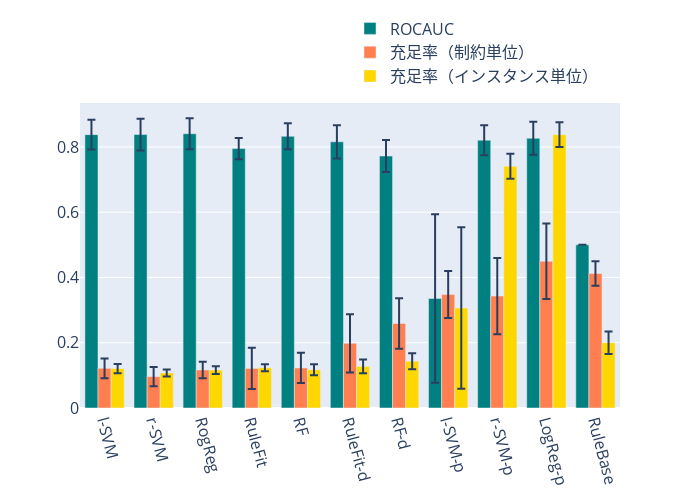

Notebook code cell kept with this figure:
### Code cell
import pandas as pd
import plotly.graph_objects as go

# 平均値データフレーム
df_mean = pd.DataFrame({
    'Model': ['l-SVM', 'r-SVM', 'RogReg', 'RuleFit', 'RF', 'RuleFit-d', 'RF-d', 'l-SVM-p', 'r-SVM-p', 'LogReg-p', 'RuleBase'],
    'ROCAUC': [0.837805, 0.838064, 0.840573, 0.795116, 0.8326, 0.815699, 0.772322, 0.33561, 0.820711, 0.826615, 0.5],
    '充足率（制約単位）': [0.121655, 0.096142, 0.116527, 0.121298, 0.122736, 0.198262, 0.258885, 0.347553, 0.342937, 0.44966, 0.412036],
    '充足率（インスタンス単位）': [0.120948, 0.107316, 0.116319, 0.12335, 0.117075, 0.127525, 0.143443, 0.306272, 0.741031, 0.837545, 0.200046]
})

# 標準偏差データフレーム
df_std = pd.DataFrame({
    'Model': ['l-SVM', 'r-SVM', 'RogReg', 'RuleFit', 'RF', 'RuleFit-d', 'RF-d', 'l-SVM-p', 'r-SVM-p', 'LogReg-p', 'RuleBase'],
    'ROCAUC': [0.045376, 0.048697, 0.047432, 0.032516, 0.039969, 0.050857, 0.049073, 0.257960, 0.046104, 0.050752, 0.000000],
    '充足率（制約単位）': [0.030232, 0.029686, 0.025154, 0.063186, 0.046222, 0.089186, 0.077494, 0.071983, 0.116543, 0.115921, 0.037669],
    '充足率（インスタンス単位）': [0.014256, 0.010717, 0.011969, 0.011024, 0.016640, 0.021341, 0.024663, 0.247300, 0.038207, 0.037951, 0.034524]
})

# データフレームを整形
df_mean_melt = df_mean.melt(id_vars='Model', var_name='Metric', value_name='Mean')
df_std_melt = df_std.melt(id_vars='Model', var_name='Metric', value_name='Std')

# データフレームをマージ
df = pd.merge(df_mean_melt, df_std_melt,  how='left', left_on=['Model','Metric'], right_on = ['Model','Metric'])

# プロット作成
fig = go.Figure()

colors = {'ROCAUC': 'teal', '充足率（制約単位）': 'coral', '充足率（インスタンス単位）': 'gold'}

for metric in df['Metric'].unique():
    df_sub = df[df['Metric'] == metric]
    fig.add_trace(go.Bar(
        name=metric,
        x=df_sub['Model'],
        y=df_sub['Mean'],
        error_y=dict(type='data', array=df_sub['Std']),
        marker_color=colors[metric]
    ))

fig.update_layout(
    barmode='group', 
    autosize=False,
    width=700,
    height=500,
    legend=dict(
        yanchor="top",
        y=1.3,  # y=1.1はグラフの上部にレジェンドを配置します
        xanchor="left",
        x=0.5,  # x=0.5はレジェンドを中央に配置します
        orientation="v",  # orientation="h"はレジェンドを水平に配置します
        font=dict(size=16),  # レジェンドの文字サイズを14に設定します
    )
    )

fig.update_xaxes(
    tickangle=75,
    tickfont=dict(size=16),  # x軸のティックの文字サイズを14に設定します。
)

fig.update_yaxes(
    tickfont=dict(size=16),  # y軸のティックの文字サイズを14に設定します。
)
fig.show()

### Figure 1 — Plotly figure (JSON) as saved in the notebook; plotly's stock layout.template omitted (floating-point values rounded to 4 significant figures)
{"data": [{"error_y": {"array": [0.04538, 0.0487, 0.04743, 0.03252, 0.03997, 0.05086, 0.04907, 0.258, 0.0461, 0.05075, 0], "type": "data"}, "marker": {"color": "teal"}, "name": "ROCAUC", "type": "bar", "x": ["l-SVM", "r-SVM", "RogReg", "RuleFit", "RF", "RuleFit-d", "RF-d", "l-SVM-p", "r-SVM-p", "LogReg-p", "RuleBase"], "y": [0.8378, 0.8381, 0.8406, 0.7951, 0.8326, 0.8157, 0.7723, 0.3356, 0.8207, 0.8266, 0.5]}, {"error_y": {"array": [0.03023, 0.02969, 0.02515, 0.06319, 0.04622, 0.08919, 0.07749, 0.07198, 0.1165, 0.1159, 0.03767], "type": "data"}, "marker": {"color": "coral"}, "name": "充足率（制約単位）", "type": "bar", "x": ["l-SVM", "r-SVM", "RogReg", "RuleFit", "RF", "RuleFit-d", "RF-d", "l-SVM-p", "r-SVM-p", "LogReg-p", "RuleBase"], "y": [0.1217, 0.09614, 0.1165, 0.1213, 0.1227, 0.1983, 0.2589, 0.3476, 0.3429, 0.4497, 0.412]}, {"error_y": {"array": [0.01426, 0.01072, 0.01197, 0.01102, 0.01664, 0.02134, 0.02466, 0.2473, 0.03821, 0.03795, 0.03452], "type": "data"}, "marker": {"color": "gold"}, "name": "充足率（インスタンス単位）", "type": "bar", "x": ["l-SVM", "r-SVM", "RogReg", "RuleFit", "RF", "RuleFit-d", "RF-d", "l-SVM-p", "r-SVM-p", "LogReg-p", "RuleBase"], "y": [0.1209, 0.1073, 0.1163, 0.1234, 0.1171, 0.1275, 0.1434, 0.3063, 0.741, 0.8375, 0.2]}], "layout": {"autosize": false, "barmode": "group", "height": 500, "legend": {"font": {"size": 16}, "orientation": "v", "x": 0.5, "xanchor": "left", "y": 1.3, "yanchor": "top"}, "width": 700, "xaxis": {"tickangle": 75, "tickfont": {"size": 16}}, "yaxis": {"tickfont": {"size": 16}}}}
